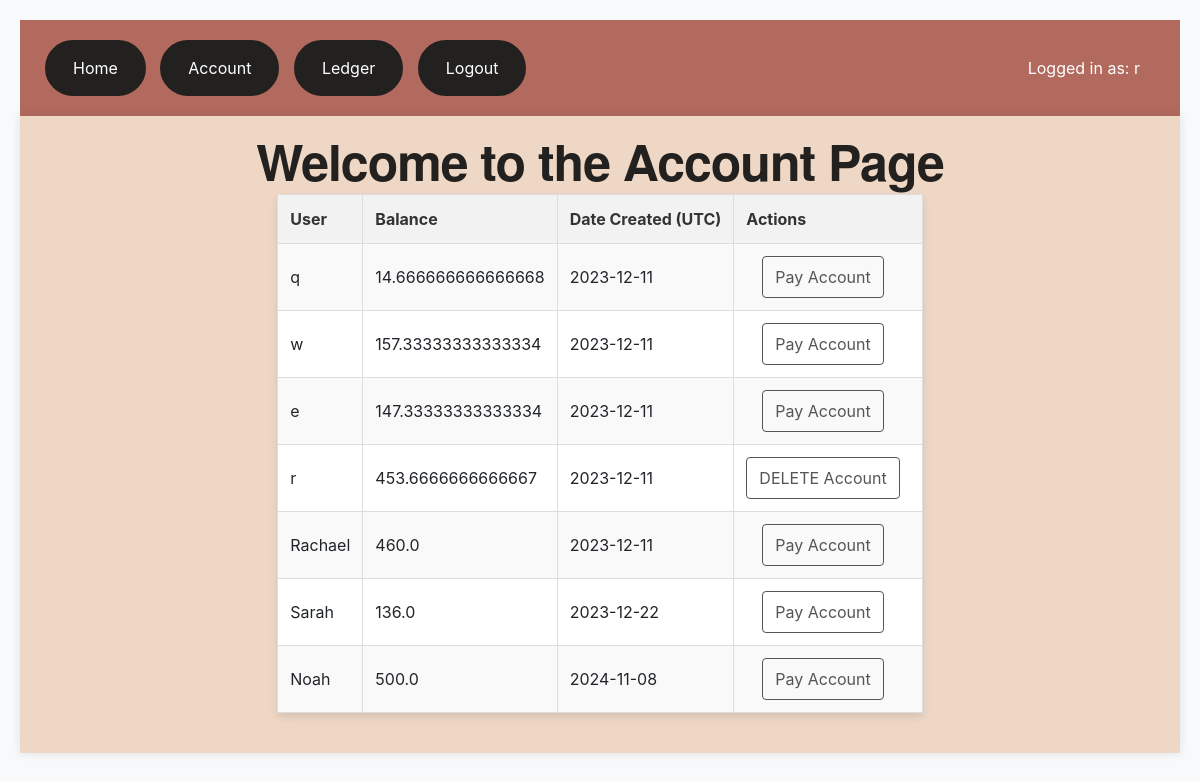
The app's page /account (signed in) with its own data.
### app.py (models this page shows, shortened)
class Users(UserMixin, db.Model):
    __tablename__ = 'users'
    id = db.Column(db.Integer, primary_key=True)
    username = db.Column(db.String(250), unique=True, nullable=False)
    password = db.Column(db.String(250), nullable=False)
    balance = db.Column(db.Float, nullable=False)
    date_created = db.Column(db.DateTime, default=datetime.utcnow)
    items = db.relationship('Items', secondary='user_items', backref='users')

### app.py (the view)
@app.route('/account', methods=['POST', 'GET'])
def account():
    users = Users.query.order_by(Users.date_created).all()
    return render_template('account.html', users=users)

### app.py (called while the page is built)
@login_manager.user_loader
def loader_user(user_id):
    return Users.query.get(user_id)

@app.before_request
def initialize():
    global item_user_status_dict
    if item_user_status_dict is None:
        item_user_status_dict = load_item_user_statuses()

### templates/account.html (shortened to what this page needs)
{% extends 'base.html' %}
{% block body %}
    <h1>Welcome to the Account Page</h1>
    <div>
        <table>
            <tr>
                <th>User</th>
                <th>Balance</th>
                <th>Date Created (UTC)</th>
                <th>Actions</th>
            </tr>
            {% for user in users %}
                <tr>
                    <td>{{ user.username }}</td>
                    <td>{{ user.balance }}</td>
                    <td>{{ user.date_created.date() }}</td>
                    {% if user == current_user %}
                    <td class="action-links">
                        <a href="/delete/{{ user.id }}">DELETE Account</a>
                    </td>
                    {% else: %}
                    <td class="action-links">
                        <a href="/pay/{{ user.id }}">Pay Account</a>
                    </td>
                    {% endif %}
                </tr>
            {% endfor %}
        </table>
    </div>
{% endblock %}

### templates/base.html (shortened to what this page needs)
<!DOCTYPE html>
<html lang="en">
<head>
    <link rel="stylesheet" href="https://cdn.jsdelivr.net/npm/bootstrap@4.3.1/dist/css/bootstrap.min.css">
    <link rel="stylesheet" href="{{ url_for('static', filename='css/main.css') }}">
</head>
<body>
    <nav>
        {% if current_user.is_authenticated %}
            <div>
                <a href="{{ url_for('index') }}">Home</a>
                <a href="{{ url_for('account') }}">Account</a>
                <a href="{{ url_for('ledger') }}">Ledger</a>
                <a href="/logout">Logout</a>
            </div>
            <div class="logged-in-message">
                    Logged in as: {{ current_user.username }}
            </div>
        {% endif %}
    </nav>
    <div class="main-container">{% block body %}{% endblock %}</div>
</body>
</html>

### static/css/main.css (style rules this page uses)
body { background-color: #f8f9fa; padding: 20px; text-align: center; }
.main-container { background-color: #EED7C5; padding: 20px; box-shadow: 0px 0px 10px rgba(0, 0, 0, 0.1); display:flex; justify-content:center; flex-wrap: wrap; }
h1 { color: #232020; font-family: 'Helvetica Neue', sans-serif; font-size: 50px; font-weight: bold; letter-spacing: -1px; line-height: 1; text-align: center; width: 100%; }
nav { background-color: #B36A5E; overflow: hidden; display: flex; justify-content: space-between; align-items: center; padding: 20px 20px; }
nav a { color: white; text-align: center; padding: 14px 26px; text-decoration: none; border-radius: 32px; border: 2px solid #232020; display: inline-block; background-color: #232020; margin: 0 5px; }
.logged-in-message { color: white; margin-left: auto; padding-right: 20px; }
table { width: 100%; border-collapse: collapse; margin-bottom: 20px; box-shadow: 0 4px 8px rgba(0, 0, 0, 0.1); background-color: #fff; }
th, td { border: 1px solid #ddd; padding: 12px; text-align: left; }
th { background-color: #f2f2f2; color: #333; }
tr:nth-child(even) { background-color: #f9f9f9; }
.action-links { text-align: center; }
.action-links a { display: inline-block; padding: 8px 12px; text-decoration: none; margin-right: 10px; border: 1px solid #555; color: #555; border-radius: 4px; transition: all 0.3s ease; }

### records on screen
Users: username "r", balance "453.6666666666667", date_created "2023-12-11"
Users: username "q", balance "14.666666666666668", date_created "2023-12-11"
Users: username "w", balance "157.33333333333334", date_created "2023-12-11"
Users: username "e", balance "147.33333333333334", date_created "2023-12-11"
Users: username "Rachael", balance "460.0", date_created "2023-12-11"
Users: username "Sarah", balance "136.0", date_created "2023-12-22"
Users: username "Noah", balance "500.0", date_created "2024-11-08"
